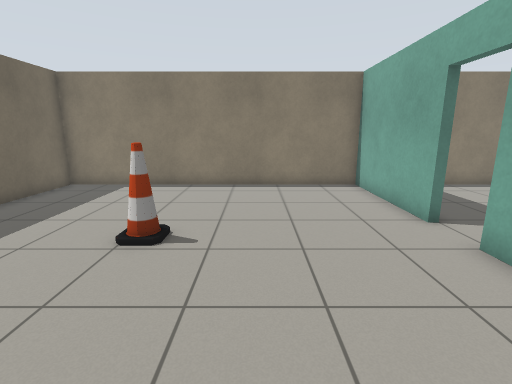
[1] (above)

16 first-person views from a walk through a Gazebo world. The camera is 1.2 m above the floor, tilts 12° down and sees 85° across. The lines on the ground mark 1 m squares. The floor is counted in squares, 0.5 m on a side. Each view is taken from the middle of a square. On the plan, view 1 faces up. The plan holds only what a view shows up to about 18 squares ahead; the rest is blank.

[2]
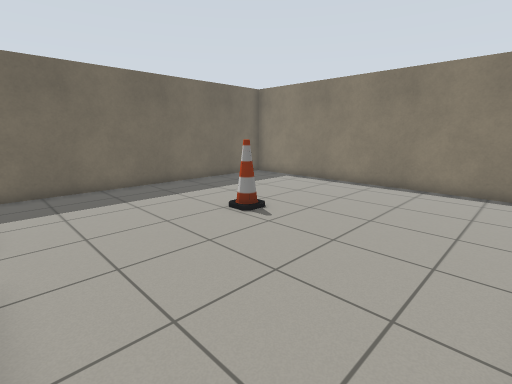

[3]
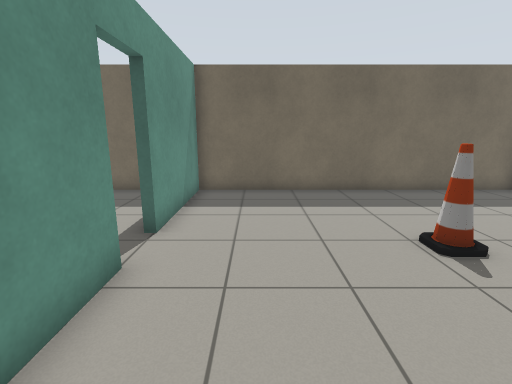

[4]
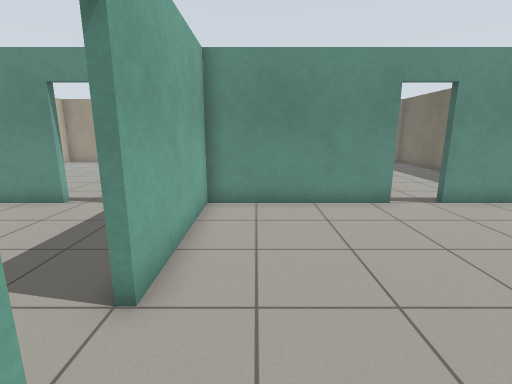

[5]
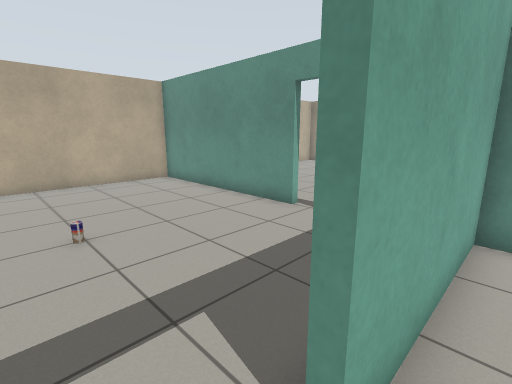

[6]
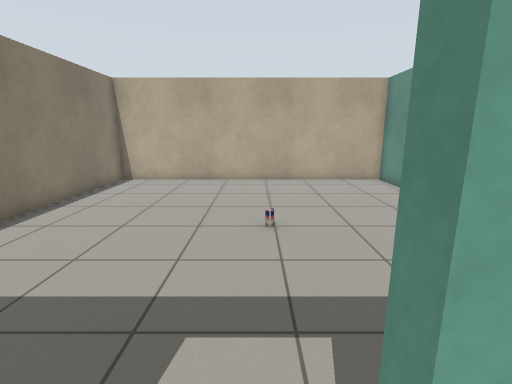

[7]
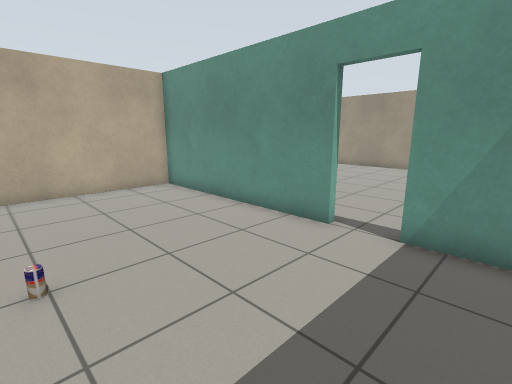

[8]
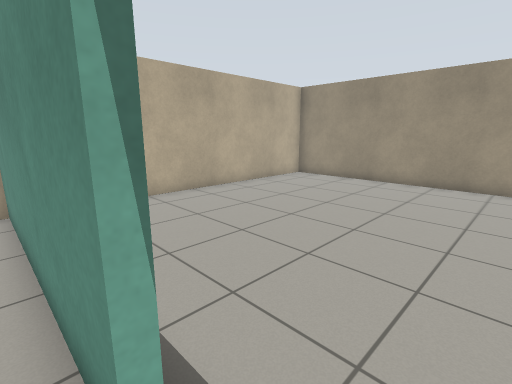

[9]
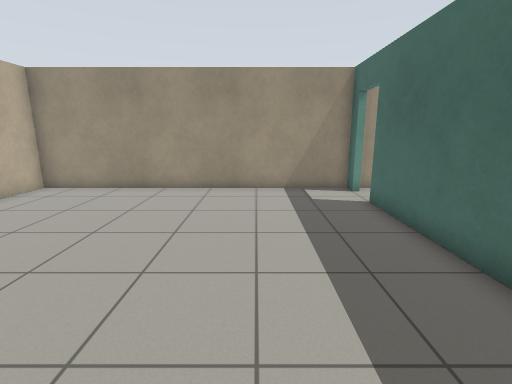

[10]
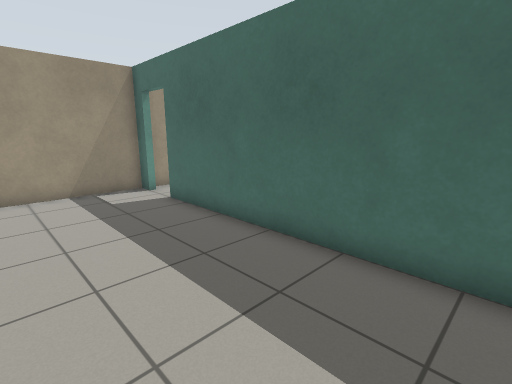

[11]
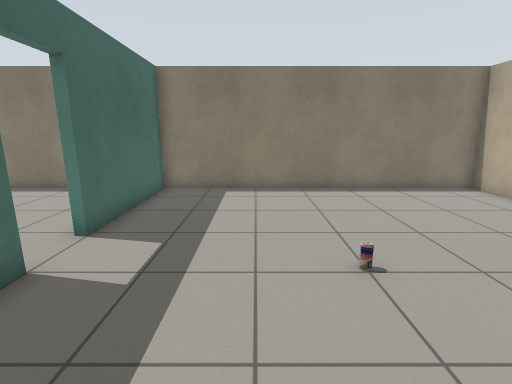

[12]
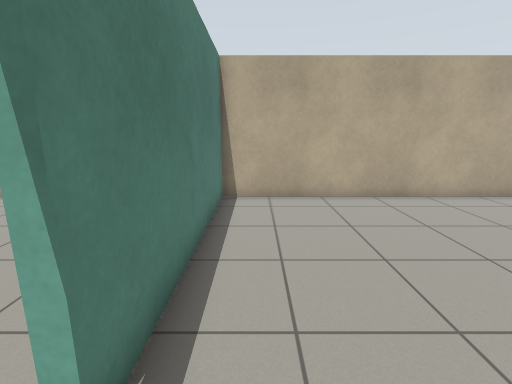

[13]
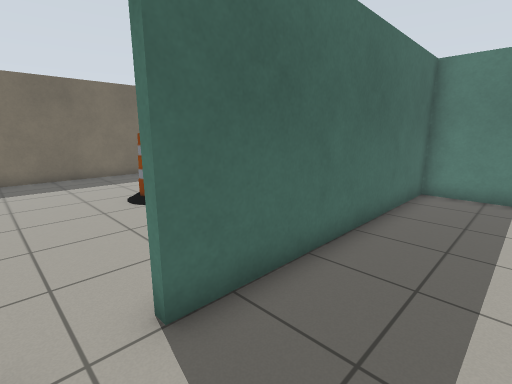

[14]
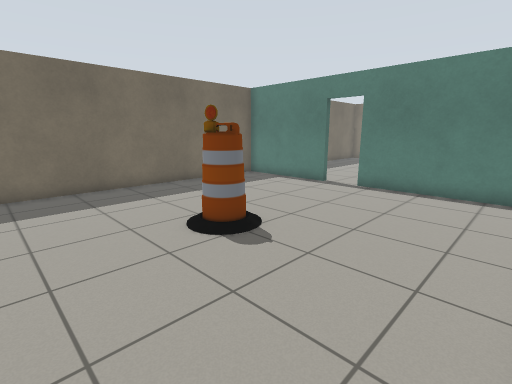

[15]
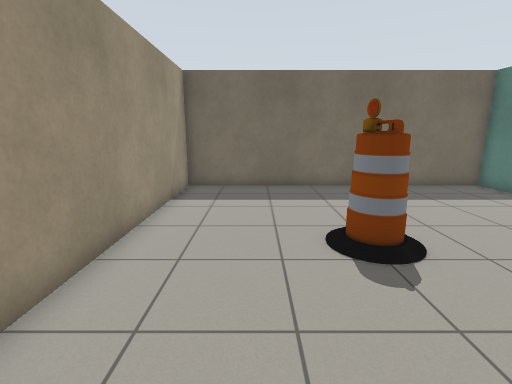

[16]
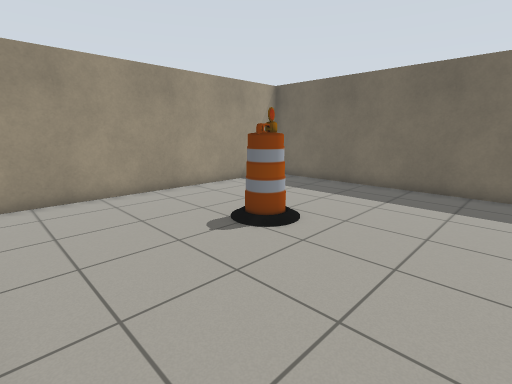

### Floor plan
Points are (right, up) in squares from view 1. A wall is a line through its corners. A room is listed if a view was taken in it or the views show most of it. See-through windows are left out.
Room 1 (views 1, 2, 3, 4, 5, 6)
walls: (-1.8, -0.4) (5, -0.4); (4.7, 7.3) (4.7, 13) (-8.7, 13) (-8.7, -0.4) (-3.4, -0.4); (4.7, -0.7) (4.7, 5.5)
ways out: open door at (5, 6.5) to room 2; open door at (-2.5, -0.5) to room 4
objects: cone (-3, 6)
Room 2 (views 7, 8, 11)
walls: (9.6, -0.4) (18.4, -0.4) (18.4, 13) (5, 13) (5, 7.3); (5, 5.5) (5, 5); (6, -0.4) (8, -0.4)
ways out: open door at (5, 6.5) to room 1; open door at (8.7, -0.7) to room 3
objects: drink can (11, 6)
Room 3 (views 9, 10, 12, 13)
walls: (7.8, -0.7) (4.7, -0.7); (5, -0.4) (5, -11.6); (5, -14.1) (18.4, -14.1) (18.4, -0.7) (9.6, -0.7)
ways out: open door at (8.7, -0.7) to room 2; open door at (5, -12.5) to room 4
Room 4 (views 14, 15, 16)
walls: (-3.4, -0.7) (-8.7, -0.7) (-8.7, -14.1) (4.5, -14.1); (3.8, -0.7) (-1.8, -0.7)
ways out: open door at (-2.5, -0.5) to room 1; open door at (5, -12.5) to room 3
objects: barrel (-2, -9) to (-1, -8)

Positions as (right, up) in squares from view 1, and headings:
1: (0, 0), facing up
2: (4, 0), facing up-left
3: (3, 2), facing left
4: (3, 9), facing down
5: (4, 7), facing down-right
6: (4, 6), facing right
7: (6, 6), facing down-right
8: (8, 0), facing down-right
9: (9, -2), facing down
10: (10, -2), facing down-left
11: (9, 1), facing up
12: (8, -2), facing right
13: (8, -13), facing up-left
14: (4, -13), facing up-left
15: (4, -11), facing left
16: (4, -3), facing down-left
